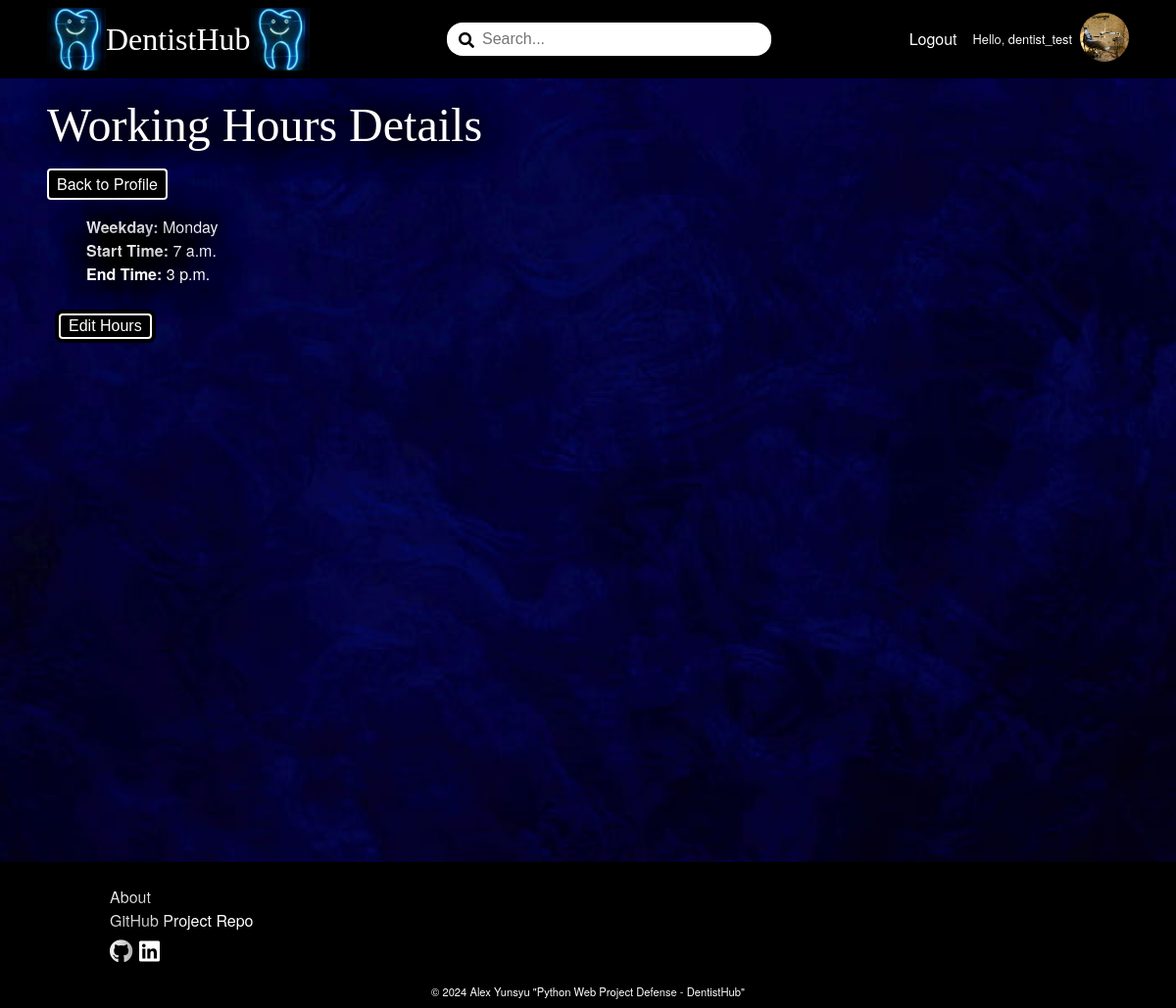
The page /dentistsoffice/petar/29/working-hours-details/ (signed in) on the database its author committed.
### DentistBook/account/models.py (models this page shows)
class AppUser(AbstractUser):
    MAX_LENGTH_ROLE = 15
    ROLES = (
        ('Client', 'Client'),
        ('Dentistsoffice', 'Dentist'),
    )
    role = models.CharField(
        max_length=MAX_LENGTH_ROLE,
        choices=ROLES,
        blank=True
    )

### DentistBook/dentistsoffice/models.py (models this page shows, shortened)
class DentistsofficeProfile(models.Model):
    MIN_LENGTH_NAME = 2
    MAX_LENGTH_NAME = 50
    MIN_LENGTH_ADDRESS = 5
    MAX_LENGTH_ADDRESS = 50
    MIN_LENGTH_CITY = 2
    MAX_LENGTH_CITY = 50
    MAX_DIGITS_GEOLOCATION = 18
    DECIMAL_PLACES_GEOLOCATION = 15
    MIN_VALUE_GEOLOCATION_LATITUDE = -90
    MAX_VALUE_GEOLOCATION_LATITUDE = 90
    MIN_VALUE_GEOLOCATION_LONGITUDE = -180
    MAX_VALUE_GEOLOCATION_LONGITUDE = 180
    MIN_LENGTH_ABOUT = 10
    MAX_LENGTH_ABOUT = 500
    class Meta:
        verbose_name = 'Dentists office Profile'
    name = models.CharField(
        max_length=MAX_LENGTH_NAME,
        validators=(validators.MinLengthValidator(MIN_LENGTH_NAME),),
        null=False,
        blank=False
    )
    address = models.CharField(
        max_length=MAX_LENGTH_ADDRESS,
        validators=(validators.MinLengthValidator(MIN_LENGTH_ADDRESS),),
        null=False,
        blank=False
    )
    city = models.CharField(
        max_length=MAX_LENGTH_CITY,
        validators=(
            validators.MinLengthValidator(MIN_LENGTH_CITY),
            validate_dentistsoffice_city_name,
        ),
        null=False,
        blank=False
    )
    geolocation_latitude = models.DecimalField(
        max_digits=MAX_DIGITS_GEOLOCATION,
        decimal_places=DECIMAL_PLACES_GEOLOCATION,
        validators=(
            validators.MinValueValidator(MIN_VALUE_GEOLOCATION_LATITUDE),
            validators.MaxValueValidator(MAX_VALUE_GEOLOCATION_LATITUDE)
        ),
        null=True,
        blank=True
        )
    geolocation_longitude = models.DecimalField(
        max_digits=MAX_DIGITS_GEOLOCATION,
        decimal_places=DECIMAL_PLACES_GEOLOCATION,
        validators=(
            validators.MinValueValidator(MIN_VALUE_GEOLOCATION_LONGITUDE),
            validators.MaxValueValidator(MAX_VALUE_GEOLOCATION_LONGITUDE)
        ),
        null=True,
        blank=True
        )
    about = models.TextField(
        max_length=MAX_LENGTH_ABOUT,
        validators=(validators.MinLengthValidator(MIN_LENGTH_ABOUT),),
        null=True,
        blank=True
    )
    dentistsoffice_picture = models.ImageField(
        upload_to='dentistsoffice-profile-pictures',
        validators=(validate_dentistsoffice_picture_file_size,),
        null=True,
        blank=True,
    )
    slug = models.SlugField(
        unique=True
    )
    user = models.OneToOneField(
        UserModel,
        on_delete=models.CASCADE,
        primary_key=True
    )

class DentistsofficeWorkingHours(models.Model):
    WEEKDAYS = (
        (0, 'Monday'),
        (1, 'Tuesday'),
        (2, 'Wednesday'),
        (3, 'Thursday'),
        (4, 'Friday'),
        (5, 'Saturday'),
        (6, 'Sunday'),
    )
    TIME_SLOT_CHOICES = []
    for hour in range(0, 24):
        for minute in range(0, 60, 30):
            time_slot = time(hour, minute)
            display_text = time_slot.strftime('%H:%M')
            TIME_SLOT_CHOICES.append((time_slot, display_text))
    dentistsoffice = models.ForeignKey(
        DentistsofficeProfile,
        on_delete=models.CASCADE
    )
    day = models.IntegerField(
        choices=WEEKDAYS,
        null=False,
        blank=False
    )
    start_time = models.TimeField(
        choices=TIME_SLOT_CHOICES,
        null=True,
        blank=True
    )
    end_time = models.TimeField(
        choices=TIME_SLOT_CHOICES,
        null=True,
        blank=True
    )
    class Meta:
        unique_together = ('dentistsoffice', 'day')
        verbose_name_plural = 'Dentists office Working Hours'

### DentistBook/dentistsoffice/views.py (the view)
# urls.py: path('<slug:slug>/<int:pk>/working-hours-details/', DentistsofficeWorkingHoursDetailsView.as_view(), name='working-hours-details'),
class DentistsofficeWorkingHoursDetailsView(auth_mixins.LoginRequiredMixin, auth_mixins.UserPassesTestMixin, views.DetailView):
    model = DentistsofficeWorkingHours
    template_name = 'dentistsoffice/working-hours-details.html'
    def test_func(self):
        dentist = self.get_object()
        return dentist.dentistsoffice.user == self.request.user

### DentistBook/common/templatetags/custom_filters.py (called while the page is built)
@register.filter
def get_role(user):
    return user.role if user.is_authenticated else ''

### DentistBook/dentistsoffice/templatetags/dentistsoffice_custom_filters.py (called while the page is built)
@register.filter
def weekday_name(value):
    return WEEKDAYS[value]

### DentistBook/dentistsoffice/templates/dentistsoffice/working-hours-details.html (shortened to what this page needs)
{% extends 'base.html' %}
{% load static %}
{% load dentistsoffice_custom_filters %}
{% block content %}
    <div class="wall-picture-container">
        <div class="main-container">
            <h1>Working Hours Details</h1>
            <a href="{% url 'dentistsoffice-details' slug=request.user.dentistsofficeprofile.slug %}" class="link-button">Back to Profile</a>
            <ul>
                <li><b>Weekday:</b> {{ object.day|weekday_name }}</li>
                <li><b>Start Time:</b> {{ object.start_time }}</li>
                <li><b>End Time:</b> {{ object.end_time }}</li>
            </ul>
            {% if object.dentistsoffice.pk == request.user.pk %}
                <button><a href="{% url 'edit-working-hours' slug=object.dentistsoffice.slug pk=object.pk %}" class="link-button">Edit Hours</a></button>
            {% endif %}
        </div>
        <img src="{% static 'images/website_photos/white-wall.jpg' %}" alt="white-wall" class="white-wall-picture">
    </div>
{% endblock %}

### templates/header.html (shortened to what this page needs)
{% load custom_filters %}
{% load static %}
<div class="home-logo">
    <a href="{% url 'home-page' %}">
        <img src="{% static 'images/dentistsoffice-pole.jpg' %}" alt="dentistsoffice-pole">
        <span>DentistHub</span>
        <img src="{% static 'images/dentistsoffice-pole.jpg' %}" alt="dentistsoffice-pole">
    </a>
</div>
<div class="search-field">
    <span><i class="fas fa-search"></i></span>
    <input type="text" id="search-input" placeholder="Search...">
</div>
<nav class="header-nav-links">
    <ul role="list">
        {% if not request.user.is_authenticated %}
            <li class="nav-item"><a href="{% url 'register-page' %}">Register</a></li>
            <li class="nav-item"><a href="{% url 'login-page' %}">Login</a></li>
        {% else %}
            <li class="nav-item"><a href="{% url 'logout-page' %}">Logout</a></li>
            {% if request.user|get_role == 'Client' %}
                <li class="nav-item nav-profile">
                    <a href="{% url 'client-details' %}">Hello, {{ request.user }}</a>
                    <a href="{% url 'client-details' %}">
                        {% if request.user.clientprofile.profile_picture %}
                            <img src="{{ request.user.clientprofile.profile_picture.url }}" alt="profile-picture-thumbnail" class="profile-picture-thumbnail">
                        {% else %}
                            <img src="{% static 'images/client-default-profile-picture.jpg' %}" alt="default_profile_picture" class="profile-picture-thumbnail">
                        {% endif %}
                    </a>
                </li>
            {% else %}
                <li class="nav-item nav-profile">
                    <a href="{% url 'dentistsoffice-details' slug=request.user.dentistsofficeprofile.slug %}">Hello, {{ request.user }}</a>
                    <a href="{% url 'dentistsoffice-details' slug=request.user.dentistsofficeprofile.slug %}">
                        {% if request.user.dentistsofficeprofile.dentistsoffice_picture %}
                            <img src="{{ request.user.dentistsofficeprofile.dentistsoffice_picture.url }}" alt="dentistsoffice-profile-picture-thumbnail" class="profile-picture-thumbnail">
                        {% else %}
                            <img src="{% static 'images/dentistsoffice-default-profile-picture.jpg' %}" alt="dentistsoffice-default_profile_picture" class="profile-picture-thumbnail">
                        {% endif %}
                    </a>
                </li>
            {% endif %}
        {% endif %}
    </ul>
</nav>

### static/css/styles.css (style rules this page uses)
:root { --button-brown: #370511; }
*, *::before, *::after { box-sizing: border-box; }
body, h1, h2, h3, h4, h5, h6, p, figure, blockquote, dl, dd { margin: 0; }
h1, h2, h3, h4, h5, h6, b, li, p { color: white; text-shadow: -10px -10px 30px rgba(0, 0, 0, 0.9), 10px -10px 30px rgba(0, 0, 0, 0.9), -10px 10px 30px rgba(0, 0, 0, 0.9), 10px 10px 30px rgba(0, 0, 0, 0.9); }
body { color: white; background-image: url('../images/website_photos/background.jpg'); background-size: cover; background-position: center; background-repeat: no-repeat; }
ul[role='list'], ol[role='list'] { list-style: none; padding: 0; margin: 0; }
a { text-decoration: none; color: inherit; }
body { font-family: 'Helvetica Neue', Arial, sans-serif; line-height: 1.5; height: 100% }
main h1 { font-family: Impact, fantasy; font-size: 3rem; }
header nav ul { display: flex; flex-direction: row; gap: 1rem; align-items: center; }
header a { color: white; }
.home-logo a { display: flex; flex-direction: row; align-items: center; font-size: 2rem; font-family: Impact, fantasy; font-weight: 500; }
.home-logo img { width: 60px; }
.search-field { position: relative; width: 30%; }
.search-field span { position: absolute; top: 6px; left: 12px; color: black; z-index: 1; }
.search-field input { padding: 0.5rem 2.25rem; width: 100%; border-radius: 16px; border: none; font-size: 1rem; }
.link-button { display: inline-block; padding: 10px 20px; background-color: hsl(213, 93%, 70%); color: white; text-align: center; text-decoration: none; border: 2px solid #FFFFFF; border-radius: 20px; cursor: pointer; }
ul { list-style: none; }
a { text-decoration: none; }
button { font-size: 1rem; background: black; color: white; margin: 8px; padding: 4px 4px; border-radius: 8px; border: 0px solid #FFFFFF; cursor: pointer; transition: transform 0.3s, color 0.3s, box-shadow 0.3s; }
.link-button { background: black; color: white; padding: 2px 8px; border-radius: 4px; }
.main-container { margin: 0.25rem 3rem; }
.profile-picture-thumbnail { width: 50px; height: 50px; object-fit: cover; overflow: hidden; border-radius: 50%; }
.nav-profile { display: flex; flex-direction: row; align-items: center; font-size: 0.8rem; gap: 8px; }
h1, h2, h3, h4, h5, h6 { font-family: 'Helvetica Neue', Arial, sans-serif; font-weight: 500; padding: 0.5rem 0; }
.wall-picture-container { position: relative; width: 100%; min-height: 100vh; overflow: hidden; }
.white-wall-picture { position: absolute; top: 0; left: 0; width: 100%; object-fit: cover; z-index: -1; }

### rows shown on the page
AppUser: user "dentist_test", user.dentistsofficeprofile.dentistsoffice_picture (picture)
DentistsofficeWorkingHours: day|weekday_name "Monday", start_time "7 a.m.", end_time "3 p.m."
